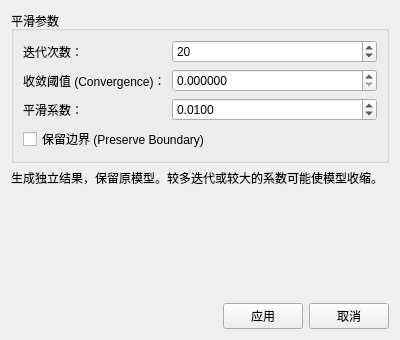
<?xml version="1.0" encoding="UTF-8"?>
<ui version="4.0">
 <class>igQtSmooth</class>
 <widget class="QWidget" name="igQtSmooth">
  <property name="geometry">
   <rect><x>0</x><y>0</y><width>400</width><height>340</height></rect>
  </property>
  <property name="windowTitle"><string>表面平滑</string></property>
  <layout class="QVBoxLayout" name="verticalLayout">
   <item>
    <widget class="QGroupBox" name="groupBox_Parameters">
     <property name="title"><string>平滑参数</string></property>
     <layout class="QFormLayout" name="formLayout">
      <item row="0" column="0">
       <widget class="QLabel" name="label_Iterations">
        <property name="text"><string>迭代次数：</string></property>
       </widget>
      </item>
      <item row="0" column="1">
       <widget class="QSpinBox" name="spinBox_Iterations">
        <property name="toolTip"><string>最大迭代次数，对应 ParaView 的 Number of Iterations；0 表示仅复制模型。</string></property>
        <property name="maximum"><number>1000</number></property>
        <property name="value"><number>20</number></property>
       </widget>
      </item>
      <item row="1" column="0">
       <widget class="QLabel" name="label_Convergence">
        <property name="text"><string>收敛阈值 (Convergence)：</string></property>
       </widget>
      </item>
      <item row="1" column="1">
       <widget class="QDoubleSpinBox" name="doubleSpinBox_Convergence">
        <property name="toolTip"><string>位移阈值占输入包围盒对角线的比例；0 禁用提前停止。</string></property>
        <property name="decimals"><number>6</number></property>
        <property name="maximum"><double>1.000000000000000</double></property>
        <property name="singleStep"><double>0.000100000000000</double></property>
        <property name="value"><double>0.000000000000000</double></property>
       </widget>
      </item>
      <item row="2" column="0">
       <widget class="QLabel" name="label_RelaxationFactor">
        <property name="text"><string>平滑系数：</string></property>
       </widget>
      </item>
      <item row="2" column="1">
       <widget class="QDoubleSpinBox" name="doubleSpinBox_RelaxationFactor">
        <property name="toolTip"><string>范围 0 到 1；值越大，每轮移动幅度越大。0 表示不移动顶点。</string></property>
        <property name="decimals"><number>4</number></property>
        <property name="maximum"><double>1.000000000000000</double></property>
        <property name="singleStep"><double>0.010000000000000</double></property>
        <property name="value"><double>0.010000000000000</double></property>
       </widget>
      </item>
      <item row="3" column="0" colspan="2">
       <widget class="QCheckBox" name="checkBox_PreserveBoundary">
        <property name="toolTip"><string>开启时固定开放边界；默认关闭，允许沿平缓边界平滑。边界拐角仍固定。</string></property>
        <property name="text"><string>保留边界 (Preserve Boundary)</string></property>
        <property name="checked"><bool>false</bool></property>
       </widget>
      </item>
     </layout>
    </widget>
   </item>
   <item>
    <widget class="QLabel" name="label_Notice">
     <property name="text"><string>生成独立结果，保留原模型。较多迭代或较大的系数可能使模型收缩。</string></property>
     <property name="wordWrap"><bool>true</bool></property>
    </widget>
   </item>
   <item>
    <spacer name="verticalSpacer">
     <property name="orientation"><enum>Qt::Vertical</enum></property>
     <property name="sizeHint" stdset="0"><size><width>20</width><height>40</height></size></property>
    </spacer>
   </item>
   <item>
    <layout class="QHBoxLayout" name="horizontalLayout_Buttons">
     <item>
      <spacer name="horizontalSpacer">
       <property name="orientation"><enum>Qt::Horizontal</enum></property>
       <property name="sizeHint" stdset="0"><size><width>40</width><height>20</height></size></property>
      </spacer>
     </item>
     <item>
      <widget class="QPushButton" name="pushButton_Apply">
       <property name="text"><string>应用</string></property>
      </widget>
     </item>
     <item>
      <widget class="QPushButton" name="pushButton_Cancel">
       <property name="text"><string>取消</string></property>
      </widget>
     </item>
    </layout>
   </item>
  </layout>
 </widget>
 <resources/>
 <connections/>
</ui>
